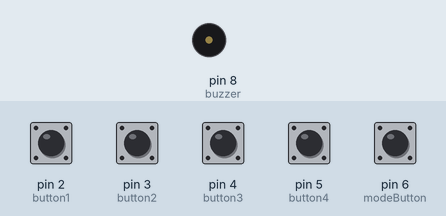
Bench run of a sketch on a simulated Arduino Uno, built with avr-gcc and run on an emulated ATmega328P. Shown: buzzer (waves = sounding). The inputs (shaded band) are chosen by the test bench; at power-on: pin 2 (button1), pin 3 (button2), pin 4 (button3), pin 5 (button4), pin 6 (modeButton) HIGH.

Above: at 1.2 s.
1.3 s: pin 2 (button1) pulled LOW for 0.15 s
At 1.37 s:
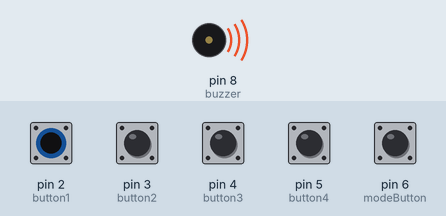
Timing chart, 0 to 4.3 s (numbered marks = the images above; inputs shaded):
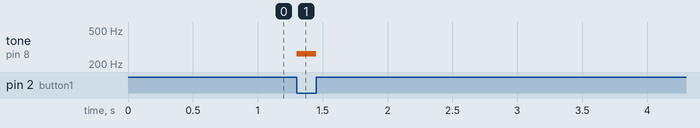

The sketch:

digital_piano.ino
```cpp
/*
 * Author: Puthiyaraj P
 * Date: 04-07-2026
 * Description: Digital Piano using Buzzer with Major/Minor Mode Toggle
 * IIT Jammu Summer School 2026 - IoT Assignment Q15
 */

const int buzzer = 8;

const int button1 = 2;
const int button2 = 3;
const int button3 = 4;
const int button4 = 5;
const int modeButton = 6;

bool majorMode = true;

void setup() {
  pinMode(button1, INPUT_PULLUP);
  pinMode(button2, INPUT_PULLUP);
  pinMode(button3, INPUT_PULLUP);
  pinMode(button4, INPUT_PULLUP);
  pinMode(modeButton, INPUT_PULLUP);
}

void loop() {

  if (digitalRead(modeButton) == LOW) {
    majorMode = !majorMode;
    delay(300);
  }

  if (
    (digitalRead(button1) == LOW && digitalRead(button2) == LOW) ||
    (digitalRead(button1) == LOW && digitalRead(button3) == LOW) ||
    (digitalRead(button1) == LOW && digitalRead(button4) == LOW) ||
    (digitalRead(button2) == LOW && digitalRead(button3) == LOW) ||
    (digitalRead(button2) == LOW && digitalRead(button4) == LOW) ||
    (digitalRead(button3) == LOW && digitalRead(button4) == LOW)
  ) {
    tone(buzzer, 392);
  }

  else if (digitalRead(button1) == LOW) {
    tone(buzzer, 262);
  }

  else if (digitalRead(button2) == LOW) {
    tone(buzzer, 294);
  }

  else if (digitalRead(button3) == LOW) {
    if (majorMode)
      tone(buzzer, 330);
    else
      tone(buzzer, 311);
  }

  else if (digitalRead(button4) == LOW) {
    if (majorMode)
      tone(buzzer, 349);
    else
      tone(buzzer, 330);
  }

  else {
    noTone(buzzer);
  }

}
```

Measured:
- after the input at 1.3 s, tone on pin 8 (buzzer): silent → 262 Hz at once, → silent 0.15 s later
